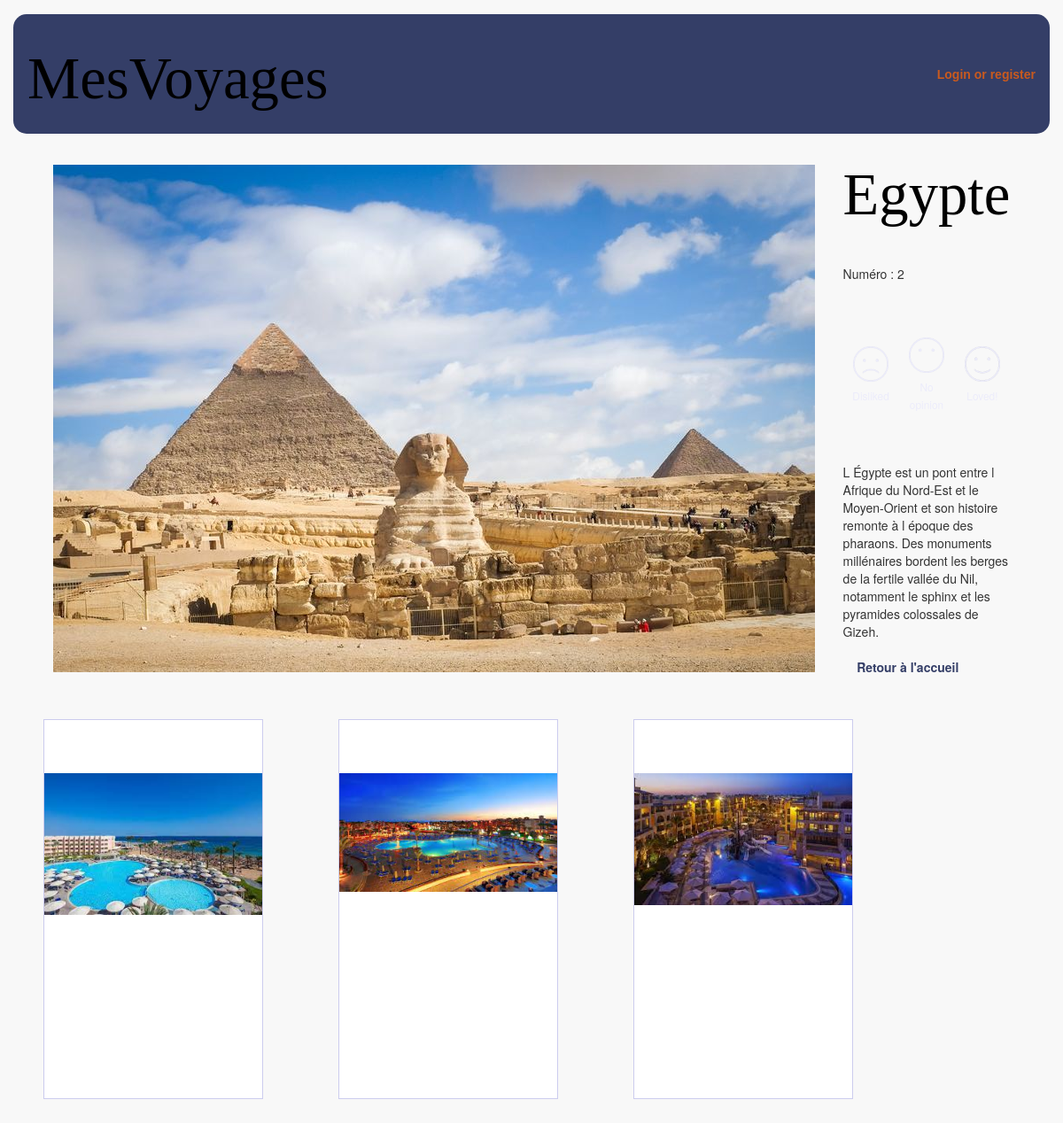
Screenshot of /movie.php?id=2 with the database file from the repository.
### tables this page shows
CREATE TABLE `prestation` (
  `idPRE` int(25) NOT NULL,
  `nom` varchar(100) NOT NULL,
  `images` varchar(100) NOT NULL,
  `description` varchar(500) DEFAULT NULL,
  PRIMARY KEY (`idPRE`)
);

CREATE TABLE `hotel` (
  `idHOT` int(25) NOT NULL,
  `prestation_idPRE` int(25) NOT NULL,
  `nom` varchar(100) NOT NULL,
  `rating` float NOT NULL,
  `images` varchar(100) NOT NULL,
  `description` varchar(500) DEFAULT NULL,
  PRIMARY KEY (`idHOT`),
  KEY `prestation_idPRES` (`prestation_idPRE`)
);

### dbfonctions.php (called while the page is built, shortened)
<?php
function myConnection() {
    static $dbc = null;
    if ($dbc == null) {
        try {
            $dbc = new PDO('mysql: host=' . DB_HOST . ';dbname=' . DB_NAME . ';charset=utf8', DB_USER, DB_PASSWORD);
        } catch (PDOException $e) {
            header("Location:error.php?message=".$e->getMessage());
        }
    }
    return $dbc;
}
function getOnePays($idPRE) {
    try {
        $request = myConnection()->prepare("SELECT * FROM prestation WHERE idPRE = :idPRE");
        $request->bindParam(':idPRE', $idPRE, PDO::PARAM_STR);
        $request->execute();
    } catch (PDOException $e) {
        header("Location:error.php?message=".$e->getMessage());
    }
    return $request->fetch(PDO::FETCH_ASSOC);
}
function getHotelPRE($idPRE) {
    try {
        $request = myConnection()->prepare("SELECT * FROM hotel where prestation_idPRE = :idPRE");
        $request->bindParam(':idPRE', $idPRE, PDO::PARAM_STR);
        $request->execute();
    } catch (PDOException $e) {
        header("Location:error.php?message=".$e->getMessage());
    }
    return $request->fetchAll(PDO::FETCH_ASSOC);
}

### movie.php (the view, shortened to what this page needs)
<?php
$idUser   = (isset($_SESSION["idUSER"])) ? $_SESSION(["idUSER"])              :0;
$idPRE   = (isset($_GET["id"]))         ? $_GET["id"]                        :0;
include('header.php');
$pays  = getOnePays($idPRE);
if ($idUser > 0) {
  if (isset($_GET["ranking"])) {
    $ranking = $_GET["ranking"];
    switch($ranking) {
      case -1:
      case 0:
      case 1:
      case 99:
      setFeedback($idUser, $idPRE, $ranking);
      $feedback = $ranking;
      break;
      default:
      $feedback = getFeedback($idUser, $idPRE);
      break;
    }
  } else {
    $feedback = getFeedback($idUser, $idPRE);
  }
} else {
  $feedback = 99;
}
?>
<table class="jacket table-bordered">
  <tr class="gradeA">
    <td rowspan="4">
        <img src="<?= $pays["images"] ?>" class="prestation">
    </td>
    <td>
      <h1 class="info">
          <?= $pays["nom"] ?>
      </h1>
    </td>
  </tr>
  <tr class="gradeA">
    <td class="info">
      Numéro : <?= $pays["idPRE"] ?><br><br>
    </td>
  </tr>
  <?php if ($idUser > 0): ?>
    <tr class="gradeA ranking">
      <td>
        <table>
          <tr>
            <td valign="middle" class="icons">
              <?php if ($feedback != -1): ?>
                <a href="movie.php?id=<?= $pays['idPRE'] ?>&ranking=-1&title=<?= $_GET['nom'] ?>">
                  <img class="icons" src="ressources/sad-face-outline-unselected.png">
                </a><br>
                <small class="unselected">Disliked</small>
              <?php else : ?>
                <a href="movie.php?id=<?= $pays['idPRE'] ?>&ranking=99&title=<?= $_GET['nom'] ?>">
                  <img class="icons" src="ressources/sad-face-outline-selected.png">
                </a><br>
                <small class="selected">Disliked</small>
              <?php endif; ?>
            </td>
            <td valign="middle" class="icons">
              <?php if ($feedback != 0): ?>
                <a href="movie.php?id=<?= $pays['idPRE'] ?>&ranking=0&title=<?= $_GET['nom'] ?>">
                  <img class="icons" src="ressources/silent-emoticon-face-with-missed-mouth-symbol-of-stroke-unselected.png">
                </a><br>
                <small class="unselected">No opinion</small>
              <?php else : ?>
                <a href="movie.php?id=<?= $pays['idPRE'] ?>&ranking=99&title=<?= $_GET['nom'] ?>">
                  <img class="icons" src="ressources/silent-emoticon-face-with-missed-mouth-symbol-of-stroke-selected.png">
                </a><br>
                <small class="selected">No opinion</small>
              <?php endif; ?>
            </td>
            <td valign="middle" class="icons">
              <?php if ($feedback != 1): ?>
                <a href="movie.php?id=<?= $pays['idPRE'] ?>&ranking=1&title=<?= $_GET['nom'] ?>">
                  <img class="icons" src="ressources/smiling-emoticon-face-unselected.png">
                </a><br>
                <small class="unselected">Loved!</small>
              <?php else : ?>
                <a href="movie.php?id=<?= $pays['idPRE'] ?>&ranking=99&title=<?= $_GET['nom'] ?>">
                  <img class="icons" src="ressources/smiling-emoticon-face-selected.png">
                </a><br>
                <small class="selected">Loved!</small>
              <?php endif; ?>
            </td>
          </tr>
        </table>
      </td>
    </tr>
  <?php else: ?>
    <tr class="gradeA ranking">
      <td>
        <table>
          <tr>
            <td valign="middle" class="icons">
              <a href="login.php">
                <img class="icons" src="ressources/sad-face-outline-unselected.png">
              </a><br>
              <small class="unselected">Disliked</small>
            </td>
            <td valign="middle" class="icons">
              <a href="login.php">
                <img class="icons" src="ressources/silent-emoticon-face-with-missed-mouth-symbol-of-stroke-unselected.png">
              </a><br>
              <small class="unselected">No opinion</small>
            </td>
            <td valign="middle" class="icons">
              <a href="login.php">
                <img class="icons" src="ressources/smiling-emoticon-face-unselected.png">
              </a><br>
              <small class="unselected">Loved!</small>
            </td>
          </tr>
        </table>
      </td>
    </tr>
  <?php endif; ?>
  <tr class="gradeA">
    <td class="info">
      <br><?= $pays["description"] ?><br>
      <br>
      &nbsp;&nbsp;&nbsp;&nbsp;<a href="index.php">Retour à l'accueil</a>&nbsp;&nbsp;&nbsp;&nbsp;
    </td>
  </tr>
</table>
<?php foreach (getHotelPRE($idPRE) as $hotel): ?>
<div class='cartouche'>
  <div class='card'>
    <div class='data'>
    </div>
    <div class='pict'>
      <a href="hotel.php?id=<?= $hotel['idHOT'] ?>&nom=<?= htmlentities($hotel['nom']) ?>"><img src="<?= $hotel['images'] ?>" alt="<?= $hotel['nom'] ?>"></a>
    </div>
  </div>
</div>
<?php endforeach; ?>
<?php include('footer.php'); ?>

### style.css (style rules this page uses)
h1 { font-size: 50pt; font-family: Impact; color: black; }
.cartouche { width: 261px; display: inline-block; margin: 17px 34px 34px 34px; }
.card { width: 248px; height: 429px; background-color: #FFFFFF; border: 1px solid #CCCCEE; text-align: center; }
.data { width: 248px; height: 60px; line-height: 60px; overflow: hidden; font-size: 14pt; }
.pict { height: 369px; padding-bottom: 17px; overflow: hidden; }
.pict img { width: 246px; }
table { width: 100%; border-collapse: collapse; }
table, tr, td { border: none !important; }
a { color: rgb(52,62,103); text-decoration: none; font-weight: bold; }
.jacket { width: 900px; margin: auto; border-collapse: separate; border-spacing: 32px; }
.info { vertical-align: top; margin-top: 0px; }
.icons { text-align: center; margin: auto; width: 50px; padding: 5px; }
.unselected { color: #ECECFB; }

### rows the page displays
prestation: images (picture), nom "Egypte", idPRE "2", description "L Égypte est un pont entre l Afrique du Nord-Est et le Moyen-Orient et son histoire remonte à l époque des pharaons. Des monuments millénaires bordent les berges de la fertile vallée du Nil, notamment le sphinx et les pyramides colossales de Gizeh."
hotel: images+nom (picture)
hotel: images+nom (picture)
hotel: images+nom (picture)
